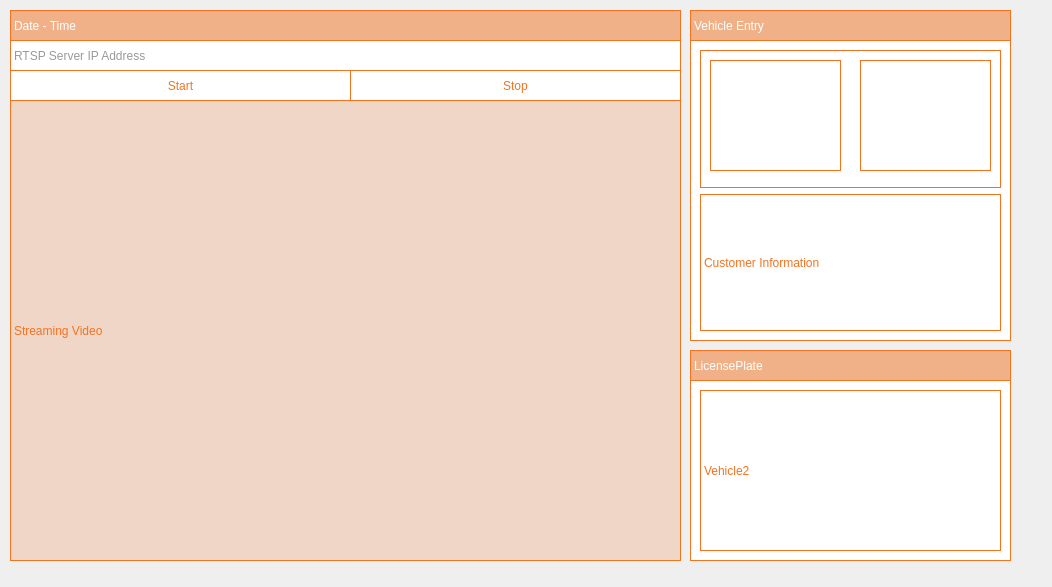
<?xml version="1.0" encoding="UTF-8"?>
<ui version="4.0">
 <class>Streaming</class>
 <widget class="QWidget" name="Streaming">
  <property name="geometry">
   <rect>
    <x>0</x>
    <y>0</y>
    <width>1052</width>
    <height>587</height>
   </rect>
  </property>
  <property name="windowTitle">
   <string>Form</string>
  </property>
  <widget class="QFrame" name="streamingFrame">
   <property name="geometry">
    <rect>
     <x>-10</x>
     <y>0</y>
     <width>1051</width>
     <height>581</height>
    </rect>
   </property>
   <property name="styleSheet">
    <string notr="true">background-color: transparent;
border:none;</string>
   </property>
   <property name="frameShape">
    <enum>QFrame::NoFrame</enum>
   </property>
   <widget class="QLabel" name="streamingLabel">
    <property name="geometry">
     <rect>
      <x>20</x>
      <y>100</y>
      <width>671</width>
      <height>461</height>
     </rect>
    </property>
    <property name="styleSheet">
     <string notr="true">font: 300 bold 13pt &quot;Quicksand Light&quot;;
color:  rgb(243,115,33);
background:rgba(243,115,33,0.2);
border:1px solid rgb(243,115,33);</string>
    </property>
    <property name="text">
     <string>Streaming Video</string>
    </property>
   </widget>
   <widget class="QLabel" name="dateTimeLabel">
    <property name="geometry">
     <rect>
      <x>20</x>
      <y>10</y>
      <width>671</width>
      <height>31</height>
     </rect>
    </property>
    <property name="styleSheet">
     <string notr="true">color: rgb(255, 255, 255);
font: 500 12pt &quot;Quicksand Medium&quot;;
background-color: rgba(243,115,33,0.5);
border:1px solid rgb(243,115,33);
text-align: center; /* 수평 중앙 정렬 */</string>
    </property>
    <property name="text">
     <string>Date - Time</string>
    </property>
   </widget>
   <widget class="QLabel" name="licensetitleLabel">
    <property name="geometry">
     <rect>
      <x>700</x>
      <y>350</y>
      <width>321</width>
      <height>31</height>
     </rect>
    </property>
    <property name="styleSheet">
     <string notr="true">color: rgb(255, 255, 255);
font: 500 13pt &quot;Quicksand Medium&quot;;
background-color: rgba(243,115,33,0.5);
border:1px solid rgb(243,115,33);</string>
    </property>
    <property name="text">
     <string>LicensePlate</string>
    </property>
   </widget>
   <widget class="QPushButton" name="startButton">
    <property name="geometry">
     <rect>
      <x>20</x>
      <y>70</y>
      <width>341</width>
      <height>31</height>
     </rect>
    </property>
    <property name="styleSheet">
     <string notr="true">QPushButton{
        color:  rgb(243,115,33);
        background:white;
        border:1px solid rgb(243,115,33);
        font: 500 10pt &quot;Quicksand Medium&quot;;
}

QPushButton:hover {
        color:  rgb(255, 255, 255);
        background-color:rgba(243,115,33,0.3);
        border:1px solid rgb(243,115,33);
        font: 500 8pt &quot;Quicksand Medium&quot;;
}</string>
    </property>
    <property name="text">
     <string>Start</string>
    </property>
    <property name="iconSize">
     <size>
      <width>20</width>
      <height>20</height>
     </size>
    </property>
   </widget>
   <widget class="QPushButton" name="stopButton">
    <property name="geometry">
     <rect>
      <x>360</x>
      <y>70</y>
      <width>331</width>
      <height>31</height>
     </rect>
    </property>
    <property name="styleSheet">
     <string notr="true">QPushButton{
        color:  rgb(243,115,33);
        background:white;
        border:1px solid rgb(243,115,33);
        font: 500 10pt &quot;Quicksand Medium&quot;;
}

QPushButton:hover {
        color:  rgb(255, 255, 255);
        background-color:rgba(243,115,33,0.3);
        border:1px solid rgb(243,115,33);
        font: 500 8pt &quot;Quicksand Medium&quot;;
}</string>
    </property>
    <property name="text">
     <string>Stop</string>
    </property>
   </widget>
   <widget class="QLabel" name="label_url">
    <property name="geometry">
     <rect>
      <x>20</x>
      <y>40</y>
      <width>671</width>
      <height>31</height>
     </rect>
    </property>
    <property name="styleSheet">
     <string notr="true">	color:  rgb(154, 154, 154);
        background:white;
        border:1px solid rgb(243,115,33);
        font: 500 10pt &quot;Quicksand Medium&quot;;
</string>
    </property>
    <property name="text">
     <string>RTSP Server IP Address</string>
    </property>
   </widget>
   <widget class="QFrame" name="licensePlateframe">
    <property name="geometry">
     <rect>
      <x>700</x>
      <y>380</y>
      <width>321</width>
      <height>181</height>
     </rect>
    </property>
    <property name="styleSheet">
     <string notr="true">color:  rgb(243,115,33);
background:white;
border:1px solid rgb(243,115,33);</string>
    </property>
    <property name="frameShape">
     <enum>QFrame::NoFrame</enum>
    </property>
    <layout class="QVBoxLayout" name="verticalLayout">
     <item>
      <widget class="QLabel" name="number1">
       <property name="styleSheet">
        <string notr="true">background:none;
border:1px solid rgb(243,115,33);
font: 300 bold 13pt &quot;Quicksand Light&quot;;
color:  rgb(243,115,33);</string>
       </property>
       <property name="text">
        <string>Vehicle2</string>
       </property>
      </widget>
     </item>
    </layout>
   </widget>
   <widget class="QFrame" name="stateArea">
    <property name="geometry">
     <rect>
      <x>700</x>
      <y>40</y>
      <width>321</width>
      <height>301</height>
     </rect>
    </property>
    <property name="styleSheet">
     <string notr="true">color:  rgb(243,115,33);
background:white;
border:1px solid rgb(243,115,33);</string>
    </property>
    <property name="frameShape">
     <enum>QFrame::NoFrame</enum>
    </property>
    <layout class="QVBoxLayout" name="verticalLayout_2">
     <item>
      <widget class="QFrame" name="stateFrame">
       <property name="frameShape">
        <enum>QFrame::StyledPanel</enum>
       </property>
       <property name="frameShadow">
        <enum>QFrame::Raised</enum>
       </property>
       <widget class="QLabel" name="gate_state">
        <property name="geometry">
         <rect>
          <x>160</x>
          <y>10</y>
          <width>131</width>
          <height>111</height>
         </rect>
        </property>
        <property name="styleSheet">
         <string notr="true">background:white;
border:1px dashed rgbrgb(162, 162, 162);</string>
        </property>
        <property name="text">
         <string/>
        </property>
        <property name="scaledContents">
         <bool>true</bool>
        </property>
       </widget>
       <widget class="QLabel" name="alarm_state">
        <property name="geometry">
         <rect>
          <x>10</x>
          <y>10</y>
          <width>131</width>
          <height>111</height>
         </rect>
        </property>
        <property name="styleSheet">
         <string notr="true">background:white;
border:1px dashed rgbrgb(162, 162, 162);</string>
        </property>
        <property name="text">
         <string/>
        </property>
        <property name="scaledContents">
         <bool>true</bool>
        </property>
       </widget>
      </widget>
     </item>
     <item>
      <widget class="QLabel" name="label">
       <property name="styleSheet">
        <string notr="true">font: 10pt &quot;Sans Serif&quot;;</string>
       </property>
       <property name="text">
        <string>Customer Information</string>
       </property>
      </widget>
     </item>
    </layout>
   </widget>
   <widget class="QLabel" name="VehicleEntry">
    <property name="geometry">
     <rect>
      <x>700</x>
      <y>10</y>
      <width>321</width>
      <height>31</height>
     </rect>
    </property>
    <property name="styleSheet">
     <string notr="true">color: rgb(255, 255, 255);
font: 500 13pt &quot;Quicksand Medium&quot;;
background-color: rgba(243,115,33,0.5);
border:1px solid rgb(243,115,33);</string>
    </property>
    <property name="text">
     <string>Vehicle Entry</string>
    </property>
   </widget>
  </widget>
 </widget>
 <resources/>
 <connections/>
</ui>
